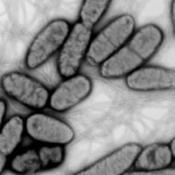
#> input picture data/treino/bacterias/002.jpg, 175 x 175 px; its folder holds only this picture in this run
$ jupyter execute --allow-errors classification_vyun.ipynb   (older library calls are emulated)
#> lines starting #> are read from the running program, lines starting #| are printed output that depends on the picture
#> further down, image is the input picture: shape (175, 175, 3); min 0, max 237, mean 132.5
#> `img = cv2.resize(image, (SIZE, SIZE))`:
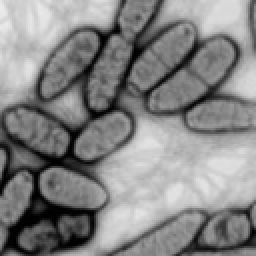
#> img: shape (128, 128, 3) (shown 2 times larger); min 0, max 235, mean 132.4
[cell 1]
import cv2
import numpy as np
import os
import glob
import mahotas as mt
from sklearn.svm import LinearSVC
import csv
import time
import pandas as pd
from sklearn import preprocessing
from skimage.filters import sobel
import matplotlib.pyplot as plt
import seaborn as sns

[cell 2]
tic = time.time()

SIZE = 128

# function to extract haralick textures from an image
def extract_features(image):
    # calculate haralick texture features for 4 types of adjacency
    textures = mt.features.haralick(image)

    # take the mean of it and return it
    ht_mean  = textures.mean(axis=0)
    return ht_mean


train_images = []
train_labels = []
train_features=[]
#> (the rest of this cell did not finish here and is left out)


$ run again, on data/treino/fungos/01_SE_001.jpg
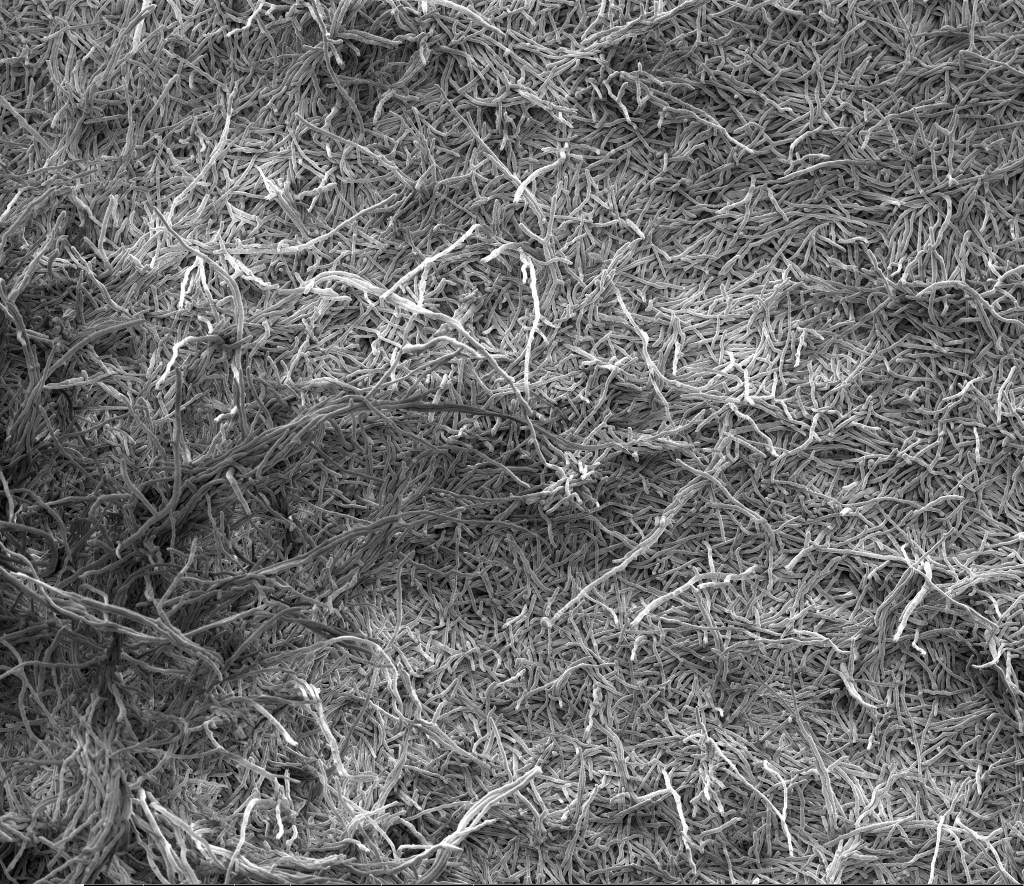
#> input picture data/treino/fungos/01_SE_001.jpg, 2048 x 1771 px (shown at 1/2 size)
#> image is the input picture: shape (1771, 2048, 3); min 0, max 255, mean 109.6
#> `img = cv2.resize(image, (SIZE, SIZE))`:
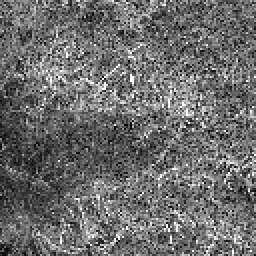
#> img: shape (128, 128, 3) (shown 2 times larger); min 0, max 255, mean 108.9

$ run again, on data/treino/bacterias/003.jpg
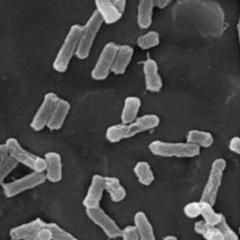
#> input picture data/treino/bacterias/003.jpg, 240 x 240 px
#> image is the input picture: shape (240, 240, 3); min 4, max 247, mean 70.6
#> `img = cv2.resize(image, (SIZE, SIZE))`:
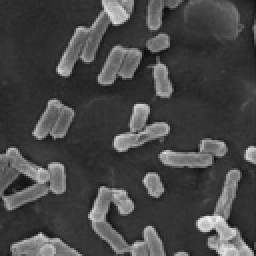
#> img: shape (128, 128, 3) (shown 2 times larger); min 8, max 242, mean 70.5

$ run again, on data/treino/bacterias/004.jpg
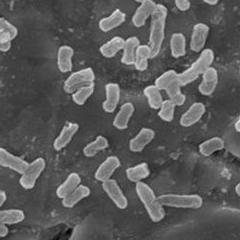
#> input picture data/treino/bacterias/004.jpg, 240 x 240 px
#> image is the input picture: shape (240, 240, 3); min 0, max 250, mean 91.1
#> `img = cv2.resize(image, (SIZE, SIZE))`:
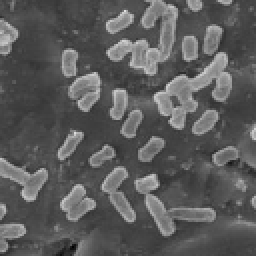
#> img: shape (128, 128, 3) (shown 2 times larger); min 0, max 225, mean 91
